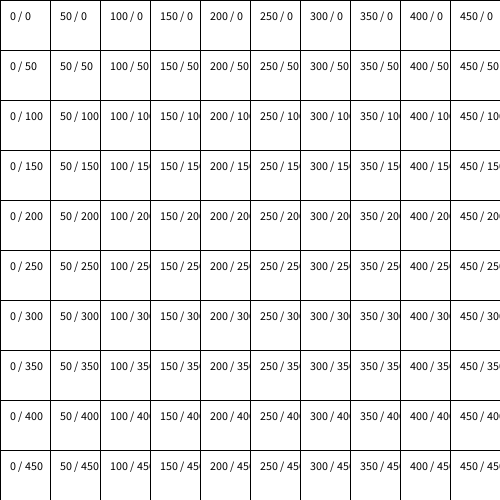
Frame 1 (no input)
Frame 60 (the mouse pressed at the canvas centre just before this capture): identical to frame 1, image omitted
Frame 120 (the mouse held since frame 60 and released just before this capture): identical to frame 1, image omitted

The Processing sketch that drew this single still picture (run headless with seeded random() and noise(); from frame 60 on, the mouse is pressed at the canvas centre):

// Processing sketch: sketch_250520c
// ── sketch_250520c.pde
// introduccion a estructuras repetitivas: ciclos for
// ejemplo 3: fila de cuadrados x 2 anidados

int mod;

void setup() {
  size( 500, 500 );
  mod = width / 10 ;   //50
}

void draw() {
  background( 255 );

  // itero 10 veces cada 50 unidades
  for ( int x = 0; x < width; x += mod ) {
    for ( int y = 0; y < width; y += mod ) {
      fill( 255 );
      rect( x, y, mod, mod );
      fill( 0 );
      text( x + " / " + y, x+10, y+20);
    }
  }
}
